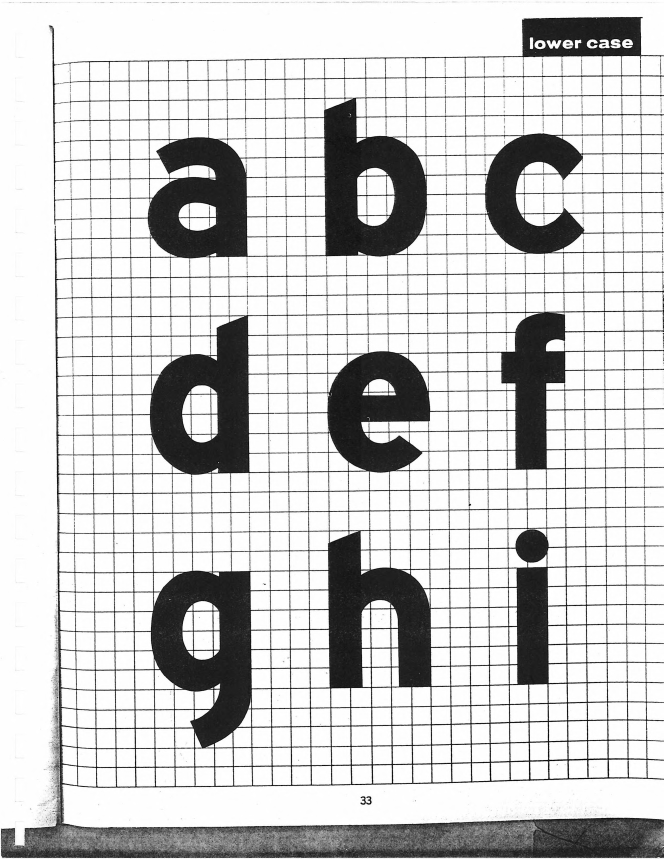
#> input picture highway61/work/lc1966/p33.jpg, 1990 x 2576 px (shown at 1/3 size); its folder holds 3 pictures in this run; the run also reads 1 picture not shown here
$ python lcscan.py
#> lines starting #> are read from the running program, lines starting #| are printed output that depends on the picture; after the words box and inside, x2 and y2 are one past the last pixel; in counts of white or black regions, pixels touching at a corner belong together
### highway61/work/lcgrid.py
"""Grid rectification for the 1966 lower-case sheets (lc1966/p33-35.jpg).

Every printed grid line is fitted individually (x = a + b*y for verticals, y = a + b*x for horizontals); a scan point is
mapped to grid coordinates by interpolating between the lines either side of it, so the letters are measured against
the squares they were drawn on, whatever the printing or scanning did to the pitch.  One square = 1 inch of an 8-inch
letter = 690/8 = 86.25 font units."""
import numpy as np, cv2
SQ=690/8
def _peaks(s,thr,sep=25):
    idx=[i for i in range(1,len(s)-1) if s[i]>thr and s[i]>=s[i-1] and s[i]>=s[i+1]]
    out=[]
    for i in idx:
        if out and i-out[-1]<sep:
            if s[i]>s[out[-1]]: out[-1]=i
        else: out.append(i)
    return out
# [8 lines left out: function _fill, not called in this run]
class Page:
    def __init__(self,name,x0=150,x1=1960,y0=150,y1=2500):
        im=cv2.imread(f'lc1966/{name}.jpg',0); self.im=im
        d=(im<150).astype(np.uint8)
        blob=cv2.dilate(cv2.morphologyEx(d,cv2.MORPH_OPEN,np.ones((9,9),np.uint8)),np.ones((13,13),np.uint8))
        thin=d&(1-blob); self.thin=thin; self.ink=(im<128)&(blob>0)
        ys_,xs_=np.nonzero(thin)
        self.V=self._lines(xs_,ys_,x0,x1,y0,y1,len(im[0]))     # x = a + b*y
        self.H=self._lines(ys_,xs_,y0,y1,x0,x1,len(im))        # y = a + b*x
    def _lines(self,c,t,c0,c1,t0,t1,n):
        """lines c = a + b*t: best common shear, lattice of peaks of the sheared projection, then each line refitted"""
        k=(t>=t0)&(t<=t1); c,t=c[k].astype(float),t[k].astype(float)
        best=None
        for b in np.arange(-0.02,0.02,0.0005):
            h=np.bincount(np.clip((c-b*t).astype(int),0,n-1),minlength=n).astype(float); h[:c0]=0; h[c1:]=0
            sc=(h**2).sum()
            if best is None or sc>best[0]: best=(sc,b,h)
        _,b,h=best
        pk=_peaks(h,np.percentile(h[h>0],90)*0.3,sep=25); pk=self._lattice(pk,h)
        out=[]
        for p in pk:
            a=p
            for w in (8,4,3):
                sel=np.abs(c-(a+b*t))<w
                if sel.sum()<50: break
                A=np.vstack([np.ones(sel.sum()),t[sel]]).T; a,b2=np.linalg.lstsq(A,c[sel],rcond=None)[0]
                a=a+(b2-b)*0 ; aa,bb=a,b2
            out.append((a,b2) if sel.sum()>=50 else (p,b))
        return out
    @staticmethod
    def _lattice(p,s):
        """robust regular lattice through the peaks, then each line re-found at the projection's maximum nearby"""
        p=np.array(p,float); best=None
        for i in range(len(p)):
            for j in range(i+1,len(p)):
                n=round((p[j]-p[i])/59.0)
                if n<5: continue
                pitch=(p[j]-p[i])/n; k=np.round((p-p[i])/pitch); r=np.abs(p-(p[i]+k*pitch)); sc=(r<4).sum()
                if best is None or sc>best[0]: best=(sc,p[i],pitch)
        _,p0,pitch=best; k=np.round((p-p0)/pitch); inl=np.abs(p-(p0+k*pitch))<4
        pitch,p0=np.polyfit(k[inl],p[inl],1)
        out=[]
        for kk in range(int(k.min())-1,int(k.max())+2):
            e=p0+kk*pitch
            if e<5 or e>len(s)-5: continue
            lo=int(e-8); seg=s[lo:int(e+9)]
            if seg.max()<=0: out.append(e); continue
            m=lo+int(np.argmax(seg)); out.append(m if seg.max()>0.25*np.percentile(s[s>0],90) else e)
        return out
    # [19 lines left out: functions _regular, _fit, not called in this run]
    def to_grid(self,x,y):
        """scan px -> (gx, gy) in squares; gx counts vertical lines from the first, gy horizontal lines from the first
        (downwards)"""
        x=np.asarray(x,float); y=np.asarray(y,float)
        vx=np.array([a+b*y for a,b in self.V])       # positions of each vertical line at height y
        hy=np.array([a+b*x for a,b in self.H])
        return _interp(x,vx),_interp(y,hy)
def _interp(v,lines):
    """fractional index of v among monotone line positions (per point), linear extrapolation outside"""
    lines=np.atleast_2d(lines.T) if lines.ndim>1 else lines[None]
    v=np.atleast_1d(v); out=np.empty(v.shape)
    for k,(vv,L) in enumerate(zip(v.ravel(),lines.reshape(-1,lines.shape[-1]))):
        i=np.clip(np.searchsorted(L,vv)-1,0,len(L)-2); out.ravel()[k]=i+(vv-L[i])/(L[i+1]-L[i])
    return out
# [5 lines that do not run on import are left out]

### highway61/work/lcscan.py
"""Letter outlines from the 1966 lower-case sheets, in grid squares (lcgrid) and font units.

Ink is opened with a small disk to drop the grid lines that touch the letters, then contoured at sub-pixel precision
on the grey image.  Coordinates: gx to the right, gy upwards, both in squares from the page's first grid lines; font
units = squares x SQ, with the baseline and a reference vertical line chosen per letter."""
import numpy as np, cv2, pickle, os
from skimage import measure
from lcgrid import Page, SQ
PAGES={'p33':'abcdefghi','p34':'jklmnopqr','p35':'stuvwxyz'}
_cache={}
def page(n):
    if n not in _cache: _cache[n]=Page(n)
    return _cache[n]
def blobs(n):
    P=page(n); im=P.im
    d=(im<128).astype(np.uint8)
    k=cv2.getStructuringElement(cv2.MORPH_ELLIPSE,(9,9))
    L=cv2.morphologyEx(d,cv2.MORPH_OPEN,k)
    nl,lab,st,_=cv2.connectedComponentsWithStats(L)
    out=[]
    for i in range(1,nl):
        x,y,w,h,a=st[i]
        if a<3000 or y<250 or y+h>2450 or w<40 or h<40: continue
        out.append((x,y,w,h,lab==i))
    return out
def contours(n,mask):
    """sub-pixel contours of one letter: grey image, with everything away from the opened mask set to white"""
    P=page(n); g=P.im.astype(float)
    near=cv2.dilate(mask.astype(np.uint8),np.ones((5,5),np.uint8))>0
    inner=cv2.erode(mask.astype(np.uint8),np.ones((5,5),np.uint8))>0
    g=np.where(near,g,255.0); g=np.where(inner,0.0,g)
    g=cv2.GaussianBlur(g,(0,0),0.8)
    cs=measure.find_contours(g,128)
    out=[]
    for c in cs:
        if len(c)<40: continue
        y,x=c[:,0],c[:,1]; gx,gy=P.to_grid(x,y); out.append(np.c_[gx,-gy])
    return out
def letters():
    fn='lc1966/contours.pkl'
    if os.path.exists(fn): return pickle.load(open(fn,'rb'))
    res={}
    for n,chars in PAGES.items():
        bl=blobs(n)
        # group blobs into letters (i and j dots): sort by row band then x
        bl.sort(key=lambda b:b[3]*b[2],reverse=True)
        groups=[]
        for b in bl:
            for gp in groups:
                x,y,w,h,_=gp[0]
                if b[2]<130 and b[3]<130 and abs((b[0]+b[2]/2)-(x+w/2))<w/2+10 and (b[1]+b[3]<y+5 or y+h<b[1]+5) and min(abs(b[1]+b[3]-y),abs(y+h-b[1]))<120:
                    gp.append(b); break
            else: groups.append([b])
        groups.sort(key=lambda gp:(int(max(b[1]+b[3] for b in gp)//600),min(b[0] for b in gp)))
        print(n,len(groups),[ (min(b[0] for b in gp),min(b[1] for b in gp)) for gp in groups])
        for ch,gp in zip(chars,groups):
            cs=[]
            for b in gp: cs+=contours(n,b[4])
            res[ch]=dict(page=n,contours=cs)
#> this loop made 3 passes
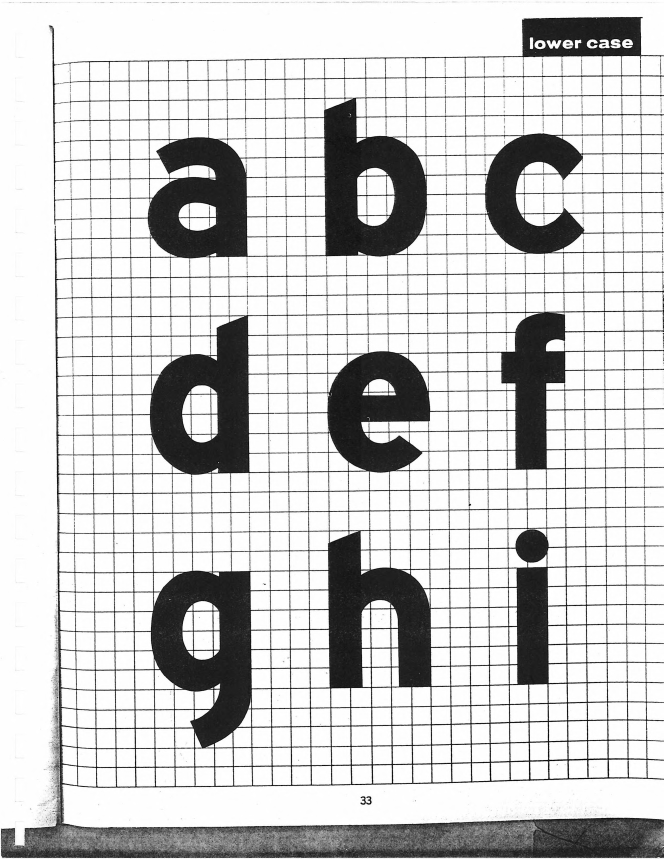
#> input picture highway61/work/lc1966/p33.jpg, 1990 x 2576 px (shown at 1/3 size)
#> pass 1, in __init__, `d=(im<150).astype(np.uint8)`:
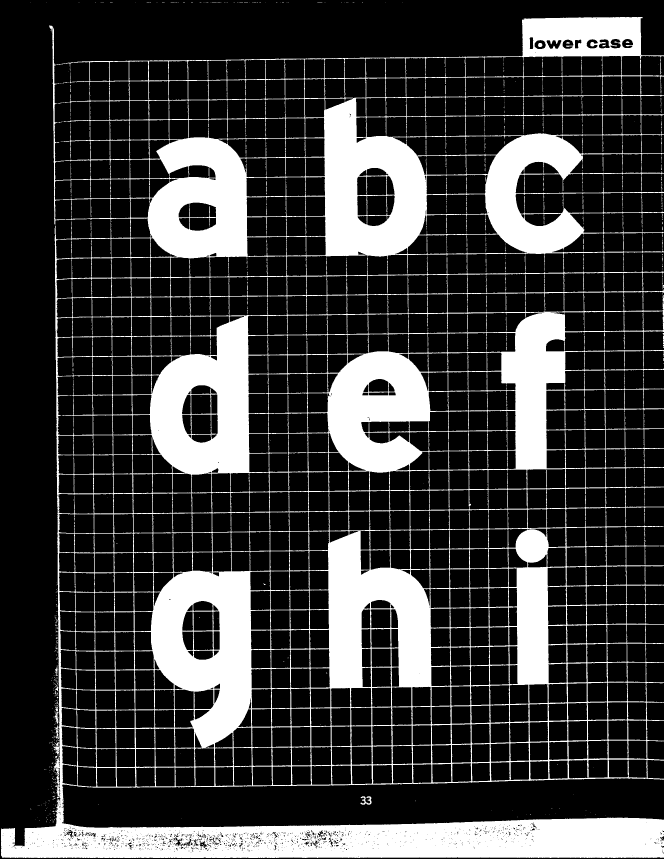
#> d: shape (2576, 1990) (shown at 1/3 size); values 0 (black) and 1 (white), 23% white; 1008 white regions (829 under 20 px), largest, box (x1, y1, x2, y2) and area: (3, 51, 1990, 2574) 1169129, (1081, 2389, 1115, 2414) 405, (161, 2238, 177, 2264) 218
#> pass 1, in __init__, `blob=cv2.dilate(cv2.morphologyEx(d,cv2.MORPH_OPEN,np.ones((9,9),np.uin..`:
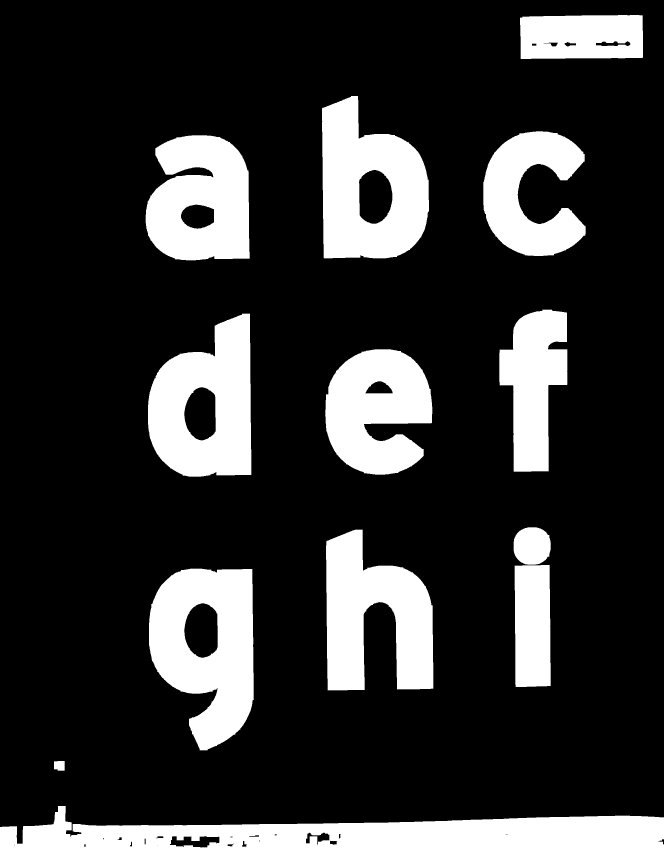
#> blob: shape (2576, 1990) (shown at 1/3 size); values 0 (black) and 1 (white), 20.4% white; 13 white regions, largest, box (x1, y1, x2, y2) and area: (0, 2418, 1990, 2576) 213740, (447, 1706, 761, 2251) 114311, (966, 288, 1287, 775) 106487
#> pass 1, in __init__, `thin = d & 1 - blob`:
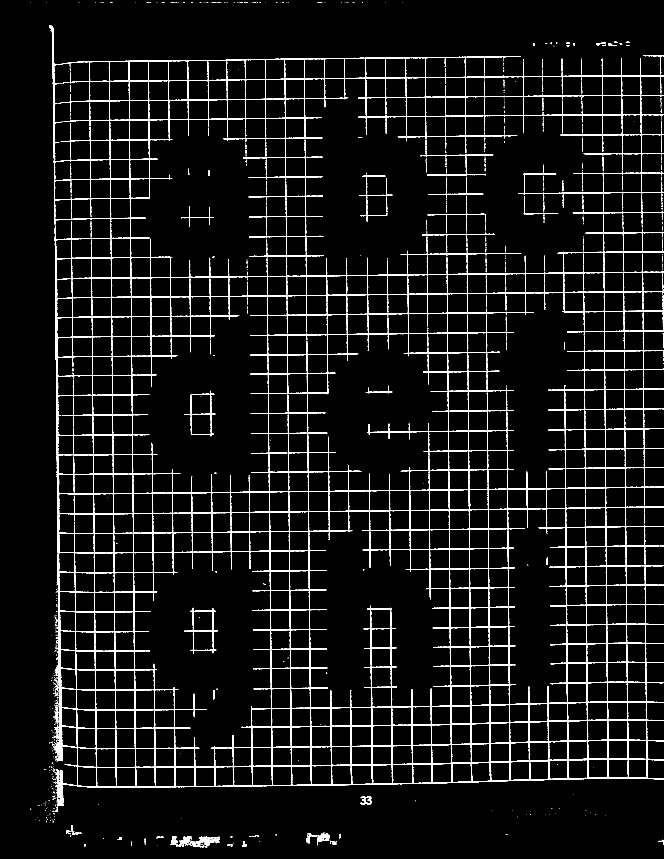
#> thin: shape (2576, 1990) (shown at 1/3 size); values 0 (black) and 1 (white), 5.2% white; 1089 white regions (850 under 20 px), largest, box (x1, y1, x2, y2) and area: (147, 76, 1990, 2436) 234182, (1554, 541, 1990, 655) 2174, (1672, 686, 1990, 814) 1926
#> pass 1, in __init__, `self.ink = (im < 128) & (blob > 0)`:
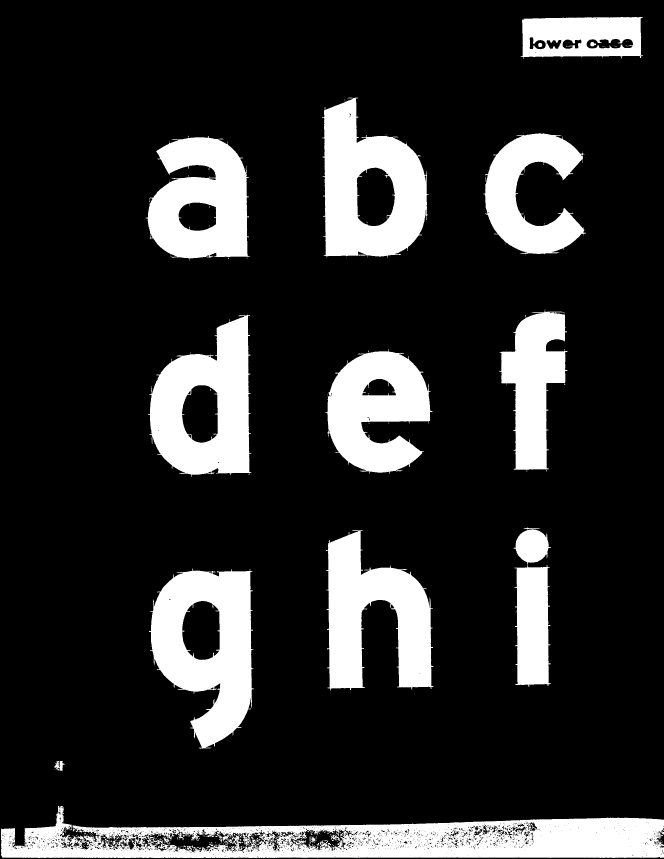
#> self.ink: shape (2576, 1990) bool (shown at 1/3 size); 17.3% white; 334 white regions (296 under 20 px), largest, box (x1, y1, x2, y2) and area: (3, 2418, 1990, 2574) 166419, (447, 1706, 761, 2246) 100281, (966, 293, 1286, 774) 93777
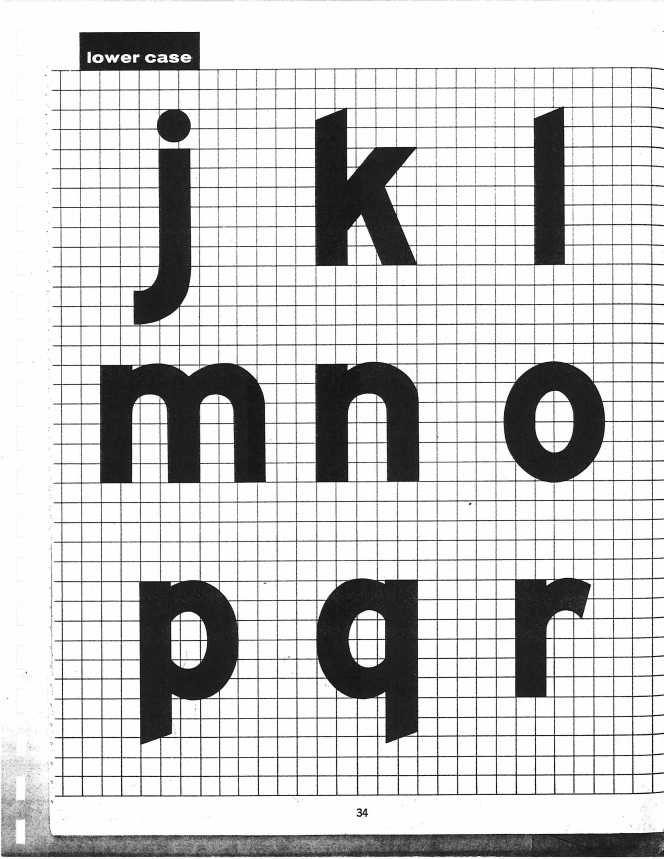
#> input picture highway61/work/lc1966/p34.jpg, 1990 x 2576 px (shown at 1/3 size)
    pickle.dump(res,open(fn,'wb')); return res
if __name__=='__main__':
    R=letters()
    for ch,r in R.items():
        allp=np.vstack(r['contours']); print(ch,r['page'],len(r['contours']),allp.min(0).round(2),allp.max(0).round(2))
